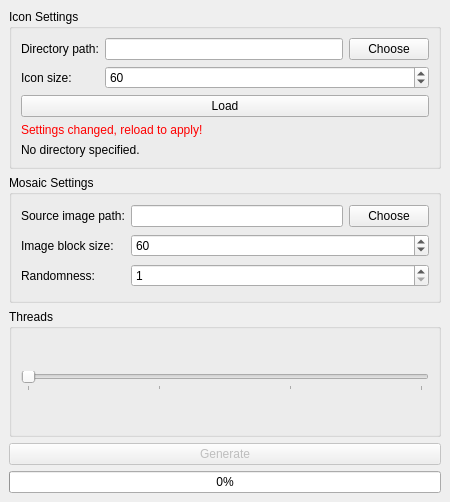
<?xml version="1.0" encoding="UTF-8"?>
<ui version="4.0">
 <class>MainWindow</class>
 <widget class="QMainWindow" name="MainWindow">
  <property name="geometry">
   <rect>
    <x>0</x>
    <y>0</y>
    <width>450</width>
    <height>502</height>
   </rect>
  </property>
  <property name="windowTitle">
   <string>MainWindow</string>
  </property>
  <widget class="QWidget" name="mainWidget">
   <layout class="QGridLayout" name="gridLayout_2">
    <item row="2" column="0">
     <widget class="QGroupBox" name="groupBox_4">
      <property name="title">
       <string>Threads</string>
      </property>
      <layout class="QGridLayout" name="gridLayout_5">
       <item row="0" column="0">
        <widget class="QSlider" name="threadCount">
         <property name="minimum">
          <number>1</number>
         </property>
         <property name="maximum">
          <number>4</number>
         </property>
         <property name="orientation">
          <enum>Qt::Horizontal</enum>
         </property>
         <property name="tickPosition">
          <enum>QSlider::TicksBelow</enum>
         </property>
         <property name="tickInterval">
          <number>1</number>
         </property>
        </widget>
       </item>
      </layout>
     </widget>
    </item>
    <item row="3" column="0">
     <widget class="QPushButton" name="buttonGenerate">
      <property name="enabled">
       <bool>false</bool>
      </property>
      <property name="text">
       <string>Generate</string>
      </property>
     </widget>
    </item>
    <item row="1" column="0">
     <widget class="QGroupBox" name="groupBox_2">
      <property name="title">
       <string>Mosaic Settings</string>
      </property>
      <layout class="QGridLayout" name="gridLayout_3">
       <item row="0" column="2">
        <widget class="QPushButton" name="buttonImagePath">
         <property name="text">
          <string>Choose</string>
         </property>
        </widget>
       </item>
       <item row="0" column="1">
        <widget class="QLineEdit" name="imagePath">
         <property name="readOnly">
          <bool>true</bool>
         </property>
        </widget>
       </item>
       <item row="0" column="0">
        <widget class="QLabel" name="label_2">
         <property name="text">
          <string>Source image path:</string>
         </property>
        </widget>
       </item>
       <item row="1" column="0">
        <widget class="QLabel" name="label_3">
         <property name="text">
          <string>Image block size:</string>
         </property>
        </widget>
       </item>
       <item row="2" column="0">
        <widget class="QLabel" name="label_5">
         <property name="text">
          <string>Randomness:</string>
         </property>
        </widget>
       </item>
       <item row="1" column="1" colspan="2">
        <widget class="QSpinBox" name="imageBlockSize">
         <property name="minimum">
          <number>1</number>
         </property>
         <property name="maximum">
          <number>999999999</number>
         </property>
         <property name="value">
          <number>60</number>
         </property>
        </widget>
       </item>
       <item row="2" column="1" colspan="2">
        <widget class="QSpinBox" name="randomness">
         <property name="minimum">
          <number>1</number>
         </property>
         <property name="maximum">
          <number>999999999</number>
         </property>
        </widget>
       </item>
      </layout>
     </widget>
    </item>
    <item row="0" column="0">
     <widget class="QGroupBox" name="groupBox">
      <property name="title">
       <string>Icon Settings</string>
      </property>
      <layout class="QGridLayout" name="gridLayout">
       <item row="1" column="0">
        <widget class="QLabel" name="label_4">
         <property name="text">
          <string>Icon size:</string>
         </property>
        </widget>
       </item>
       <item row="0" column="1">
        <widget class="QLineEdit" name="iconDirPath">
         <property name="readOnly">
          <bool>true</bool>
         </property>
        </widget>
       </item>
       <item row="0" column="0">
        <widget class="QLabel" name="label">
         <property name="text">
          <string>Directory path:</string>
         </property>
        </widget>
       </item>
       <item row="0" column="2">
        <widget class="QPushButton" name="buttonIconDirPath">
         <property name="text">
          <string>Choose</string>
         </property>
        </widget>
       </item>
       <item row="4" column="0" colspan="3">
        <widget class="QLabel" name="loadedIconsCount">
         <property name="text">
          <string>No directory specified.</string>
         </property>
        </widget>
       </item>
       <item row="3" column="0" colspan="3">
        <widget class="QLabel" name="warningIconSettingsChanged">
         <property name="styleSheet">
          <string notr="true">color: red;</string>
         </property>
         <property name="text">
          <string>Settings changed, reload to apply!</string>
         </property>
        </widget>
       </item>
       <item row="2" column="0" colspan="3">
        <widget class="QPushButton" name="buttonLoadIcons">
         <property name="text">
          <string>Load</string>
         </property>
        </widget>
       </item>
       <item row="1" column="1" colspan="2">
        <widget class="QSpinBox" name="iconLength">
         <property name="minimum">
          <number>1</number>
         </property>
         <property name="maximum">
          <number>999999999</number>
         </property>
         <property name="value">
          <number>60</number>
         </property>
        </widget>
       </item>
      </layout>
     </widget>
    </item>
    <item row="4" column="0">
     <widget class="QProgressBar" name="progressBar">
      <property name="value">
       <number>0</number>
      </property>
     </widget>
    </item>
   </layout>
  </widget>
 </widget>
 <resources/>
 <connections/>
</ui>
